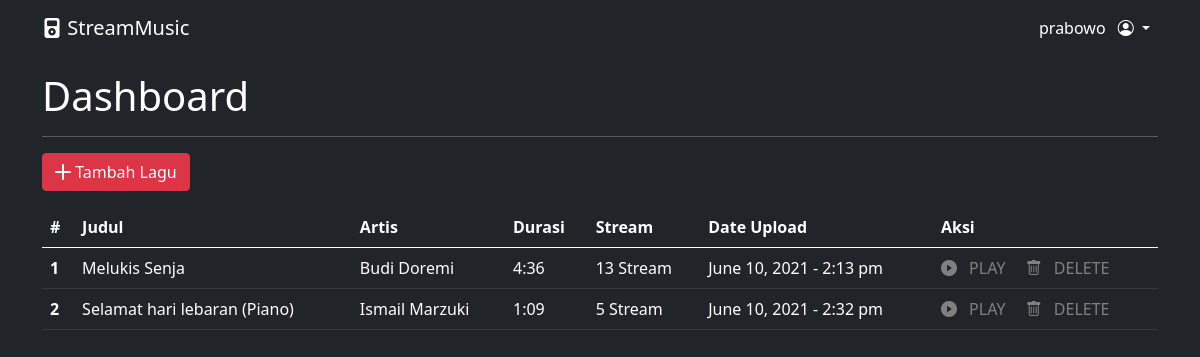
/dashboard.php (signed in), run on the app's committed database.
### tables this page shows
CREATE TABLE `tb_musik` (
  `id_musik` int(11) NOT NULL,
  `file` varchar(128) NOT NULL,
  `judul` varchar(128) NOT NULL,
  `artist` varchar(50) NOT NULL,
  `durasi` varchar(10) NOT NULL,
  `stream` bigint(20) NOT NULL,
  `date_upload` int(11) NOT NULL
);

### dashboard.php (the view, shortened to what this page needs)
<?php
require 'connection.php';
$query = mysqli_query($conn, "SELECT * FROM tb_musik ORDER BY date_upload ASC");
require 'layout/header.php';
?>
<h1>Dashboard</h1>
<hr>
<a href="tambah.php" class="btn btn-danger mb-3"><i class="bi bi-plus-lg"></i> Tambah Lagu</a>
<table class="table table-hover table-dark">
    <thead>
        <tr>
            <th scope="col">#</th>
            <th scope="col">Judul</th>
            <th scope="col">Artis</th>
            <th scope="col">Durasi</th>
            <th scope="col">Stream</th>
            <th scope="col">Date Upload</th>
            <th scope="col">Aksi</th>
        </tr>
    </thead>
    <tbody>
        <?php $i = 1;
        while ($result = mysqli_fetch_assoc($query)) : ?>
            <tr>
                <th scope="row"><?= $i++ ?></th>
                <td><?= $result['judul'] ?></td>
                <td><?= $result['artist'] ?></td>
                <td><?= $result['durasi'] ?></td>
                <td><?= $result['stream'] ?> Stream</td>
                <td><?= date('F j, Y - g:i a', $result['date_upload']) ?></td>
                <td>
                    <a href="play.php?id=<?= $result['id_musik'] ?>" class="play"><i class="bi bi-play-circle-fill me-2"></i> PLAY</a>
                    <a href="delete.php?id=<?= $result['id_musik'] ?>" class="ms-3 play"><i class="bi bi-trash me-2"></i> DELETE</a>
                </td>
            </tr>
        <?php endwhile; ?>
    </tbody>
</table>
<?php require 'layout/footer.php'; ?>

### dashboard.php (style rules this page uses)
.play { text-decoration: none; color: grey; }

### data on the page
tb_musik: judul "Melukis Senja", artist "Budi Doremi", durasi "4:36", stream "13", date_upload "June 10, 2021 - 2:13 pm"
tb_musik: judul "Selamat hari lebaran (Piano)", artist "Ismail Marzuki", durasi "1:09", stream "5", date_upload "June 10, 2021 - 2:32 pm"

### other printed values
$_SESSION['nama'] "prabowo"
